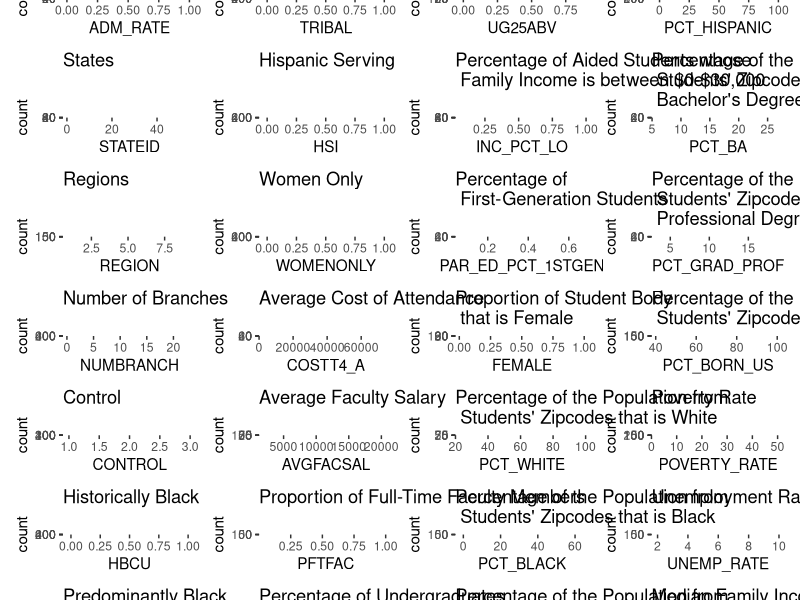
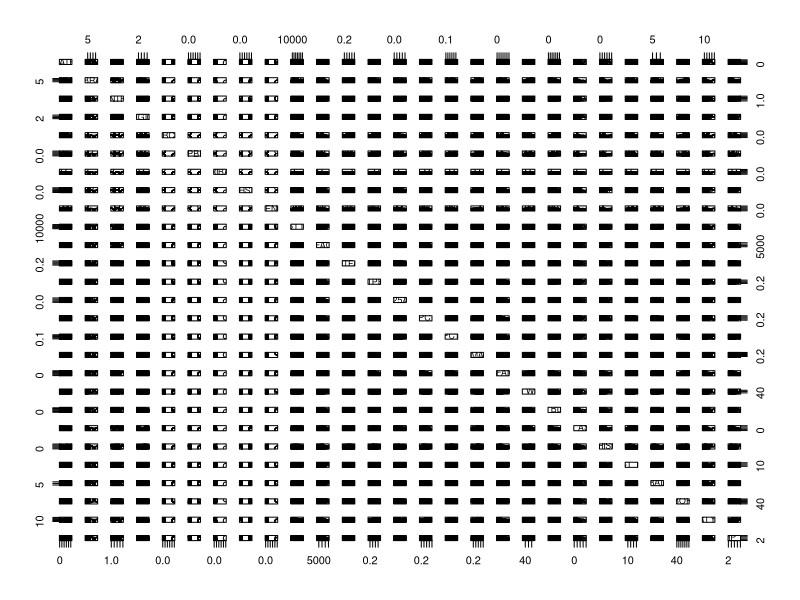

Here is the R script that generated these plots, in order:
## ---- chunk 1
knitr::opts_chunk$set(echo = TRUE)
## ---- chunk 2
library("tidyverse")
library("patchwork")
library("car")
## ---- chunk 3
df <- read.csv("VPdataset.csv")
## ---- chunk 4
df <- transform(df, STATEID = as.numeric(factor(STABBR)))
df <- df[, !(names(df) %in% c("UNITID", "INSTNM", "STABBR"))]
df <- df %>% relocate(STATEID)
df <- df %>% relocate(ADM_RATE)
## ---- chunk 5
hist1 <- ggplot(df, aes(x = ADM_RATE)) + geom_histogram() + ggtitle("Admission Rate")
hist2 <- ggplot(df, aes(x = STATEID)) + geom_histogram() + ggtitle("States")
hist3 <- ggplot(df, aes(x = REGION)) + geom_histogram() + ggtitle("Regions")
hist4 <- ggplot(df, aes(x = NUMBRANCH)) + geom_histogram() + ggtitle("Number of Branches") 
hist5 <- ggplot(df, aes(x = CONTROL)) + geom_histogram() + ggtitle("Control") 
hist6 <- ggplot(df, aes(x = HBCU)) + geom_histogram() + ggtitle("Historically Black")
hist7 <- ggplot(df, aes(x = PBI)) + geom_histogram() + ggtitle("Predominantly Black")
hist8 <- ggplot(df, aes(x = TRIBAL)) + geom_histogram() + ggtitle("Tribal")
hist9 <- ggplot(df, aes(x = HSI)) + geom_histogram() + ggtitle("Hispanic Serving")
hist10 <- ggplot(df, aes(x = WOMENONLY)) + geom_histogram() + ggtitle("Women Only")
hist11 <- ggplot(df, aes(x = COSTT4_A)) + geom_histogram() + ggtitle("Average Cost of Attendance")
hist12 <- ggplot(df, aes(x = AVGFACSAL)) + geom_histogram() + ggtitle("Average Faculty Salary")
hist13 <- ggplot(df, aes(x = PFTFAC)) + geom_histogram() + ggtitle("Proportion of Full-Time Faculty Members")
hist14 <- ggplot(df, aes(x = PCTPELL)) + geom_histogram() + ggtitle("Percentage of Undergraduates \n Receiving Pell Grant")
hist15 <- ggplot(df, aes(x = UG25ABV)) + geom_histogram() + ggtitle("Percentage of Undergraduates \n Aged 25+")
hist16 <- ggplot(df, aes(x = INC_PCT_LO)) + geom_histogram() + ggtitle("Percentage of Aided Students whose \n Family Income is between $0-$30,000")
hist17 <- ggplot(df, aes(x = PAR_ED_PCT_1STGEN)) + geom_histogram() + ggtitle("Percentage of \n First-Generation Students")
hist18 <- ggplot(df, aes(x = FEMALE)) + geom_histogram() + ggtitle("Proportion of Student Body \n that is Female")
hist19 <- ggplot(df, aes(x = PCT_WHITE)) + geom_histogram() + ggtitle("Percentage of the Population from \n Students' Zipcodes that is White")
hist20 <- ggplot(df, aes(x = PCT_BLACK)) + geom_histogram() + ggtitle("Percentage of the Population from \n Students' Zipcodes that is Black")
hist21 <- ggplot(df, aes(x = PCT_ASIAN)) + geom_histogram() + ggtitle("Percentage of the Population from \n Students' Zipcodes that is Asian")
hist22 <- ggplot(df, aes(x = PCT_HISPANIC)) + geom_histogram() + ggtitle("Percentage of the Population from \n Students' Zipcodes that is Hispanic")
hist23 <- ggplot(df, aes(x = PCT_BA)) + geom_histogram() + ggtitle("Percentage of the Population from \n Students' Zipcodes with a \n Bachelor's Degree over the Age 25")
hist24 <- ggplot(df, aes(x = PCT_GRAD_PROF)) + geom_histogram() + ggtitle("Percentage of the Population from \n Students' Zipcodes with a \n Professional Degree over the Age 25")
hist25 <- ggplot(df, aes(x = PCT_BORN_US)) + geom_histogram() + ggtitle("Percentage of the Population from \n Students' Zipcodes that was Born in the US")
hist26 <- ggplot(df, aes(x = POVERTY_RATE)) + geom_histogram() + ggtitle("Poverty Rate")
hist27 <- ggplot(df, aes(x = UNEMP_RATE)) + geom_histogram() + ggtitle("Unemployment Rate")
hist28 <- ggplot(df, aes(x = MD_FAMINC)) + geom_histogram() + ggtitle("Median Family Income of Students")

hist1 + hist2 + hist3 + hist4 + hist5 + hist6 + hist7 + hist8 + hist9 + hist10 + hist11 + hist12 + hist13 + hist14 + hist15 + hist16 + hist17 + hist18 + hist19 + hist20 + hist21 + hist22 + hist23 + hist24 + hist25 + hist26 + hist27 + hist28 + plot_layout(nrow = 7, byrow = FALSE) + plot_annotation(title = 'Histograms of Variables')
## ---- chunk 6
full <- lm(ADM_RATE ~., data = df)
summary(full)
## ---- chunk 7
pairs(df[, -c(1)])
